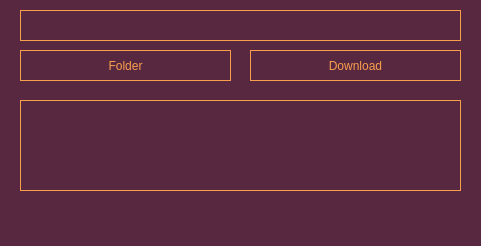
<?xml version="1.0" encoding="UTF-8"?>
<ui version="4.0">
 <class>MainWindow</class>
 <widget class="QMainWindow" name="MainWindow">
  <property name="geometry">
   <rect>
    <x>0</x>
    <y>0</y>
    <width>481</width>
    <height>246</height>
   </rect>
  </property>
  <property name="windowTitle">
   <string>MainWindow</string>
  </property>
  <property name="styleSheet">
   <string notr="true">background: #582841;</string>
  </property>
  <widget class="QWidget" name="centralwidget">
   <widget class="QLineEdit" name="lineEdit">
    <property name="geometry">
     <rect>
      <x>20</x>
      <y>10</y>
      <width>441</width>
      <height>31</height>
     </rect>
    </property>
    <property name="styleSheet">
     <string notr="true">QLineEdit {
	border: 1px solid #F99E4C;
	outline: none;
	color: #F99E4C;
	padding: 5px;
}</string>
    </property>
    <property name="text">
     <string/>
    </property>
   </widget>
   <widget class="QPushButton" name="pushButton">
    <property name="geometry">
     <rect>
      <x>20</x>
      <y>50</y>
      <width>211</width>
      <height>31</height>
     </rect>
    </property>
    <property name="styleSheet">
     <string notr="true">QPushButton {
	color: #F99E4C;
	background: #582841;
	border: 1px solid #F99E4C;
	outline: none;
}

QPushButton:hover {
	color: #582841;
	background: #F99E4C;
	border: 1px solid #F99E4C;
	transition: 0.6s;
}

</string>
    </property>
    <property name="text">
     <string>Folder</string>
    </property>
   </widget>
   <widget class="QPushButton" name="pushButton_2">
    <property name="geometry">
     <rect>
      <x>250</x>
      <y>50</y>
      <width>211</width>
      <height>31</height>
     </rect>
    </property>
    <property name="styleSheet">
     <string notr="true">QPushButton {
	color: #F99E4C;
	background: #582841;
	border: 1px solid #F99E4C;
	outline: none;
}

QPushButton:hover {
	color: #582841;
	background: #F99E4C;
	border: 1px solid #F99E4C;
	transition: 0.6s;
}</string>
    </property>
    <property name="text">
     <string>Download</string>
    </property>
   </widget>
   <widget class="QLabel" name="label">
    <property name="geometry">
     <rect>
      <x>20</x>
      <y>100</y>
      <width>441</width>
      <height>91</height>
     </rect>
    </property>
    <property name="styleSheet">
     <string notr="true">QLabel {
	background: #582841;
	border: 1px solid #F99E4C;
}</string>
    </property>
    <property name="text">
     <string/>
    </property>
   </widget>
  </widget>
  <widget class="QMenuBar" name="menubar">
   <property name="geometry">
    <rect>
     <x>0</x>
     <y>0</y>
     <width>481</width>
     <height>21</height>
    </rect>
   </property>
  </widget>
  <widget class="QStatusBar" name="statusbar"/>
 </widget>
 <resources/>
 <connections/>
</ui>
